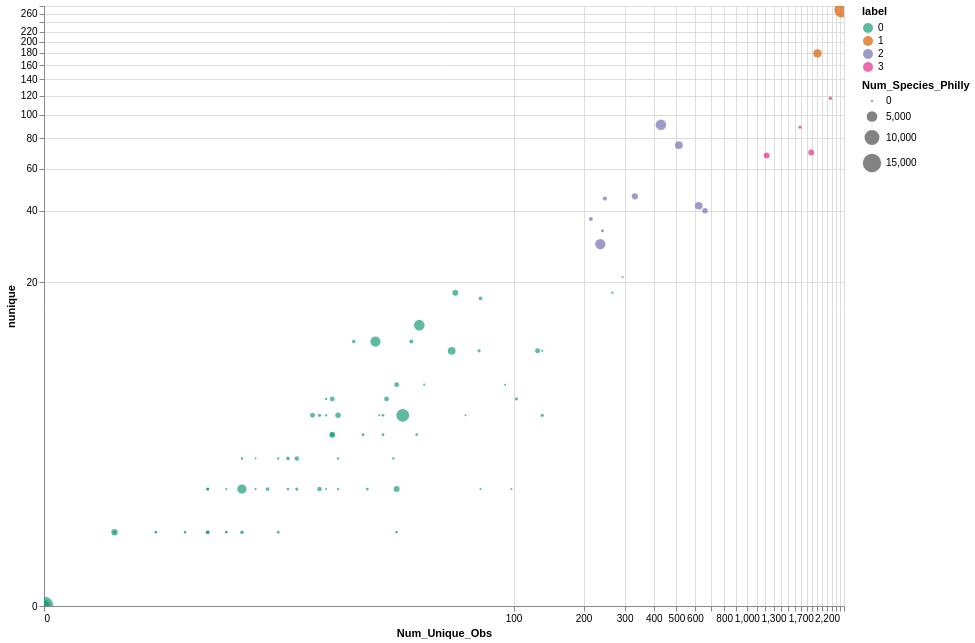

Notebook code cell kept with this figure:
### Code cell
trees_scaled = scaler.fit_transform(philly_species[["nunique", 'Num_Unique_Obs']])
kmeans = KMeans(n_clusters=4, n_init=12)
kmeans.fit(trees_scaled)
philly_species["label"] = kmeans.labels_
(
    alt.Chart(philly_species)
    .mark_circle()
    .encode(
        alt.Y("nunique:Q", scale=alt.Scale(type="symlog")),
        alt.X("Num_Unique_Obs:Q", scale=alt.Scale(type="symlog")),
        size="Num_Species_Philly:Q",
        color=alt.Color("label:N", scale=alt.Scale(scheme="dark2")),
        tooltip=["scientific_name", "nunique", 'Num_Unique_Obs', "Num_Genus_Obs", "Num_Genus_Philly", "Num_Species_Philly"]
    )
    .properties(width=800, height=600)
    .interactive()
)

### Figure 1 — Vega-Lite specification as saved in the notebook (floating-point values rounded to 4 significant figures; data arrays with more than 128 entries replaced by an {"elided": "..."} marker saying what was removed)
{"config": {"view": {"continuousWidth": 300, "continuousHeight": 300}}, "data": {"name": "data-6cea3b9215ca4bc0aac9624392b0c8c0"}, "mark": {"type": "circle"}, "encoding": {"color": {"field": "label", "scale": {"scheme": "dark2"}, "type": "nominal"}, "size": {"field": "Num_Species_Philly", "type": "quantitative"}, "tooltip": [{"field": "scientific_name", "type": "nominal"}, {"field": "nunique", "type": "quantitative"}, {"field": "Num_Unique_Obs", "type": "quantitative"}, {"field": "Num_Genus_Obs", "type": "quantitative"}, {"field": "Num_Genus_Philly", "type": "quantitative"}, {"field": "Num_Species_Philly", "type": "quantitative"}], "x": {"field": "Num_Unique_Obs", "scale": {"type": "symlog"}, "type": "quantitative"}, "y": {"field": "nunique", "scale": {"type": "symlog"}, "type": "quantitative"}}, "height": 600, "params": [{"name": "param_1e9efca18e7a2868", "select": {"type": "interval", "encodings": ["x", "y"]}, "bind": "scales"}], "width": 800, "$schema": "https://vega.github.io/schema/vega-lite/v6.4.1.json", "datasets": {"data-6cea3b9215ca4bc0aac9624392b0c8c0": {"elided": "251 records"}}}
